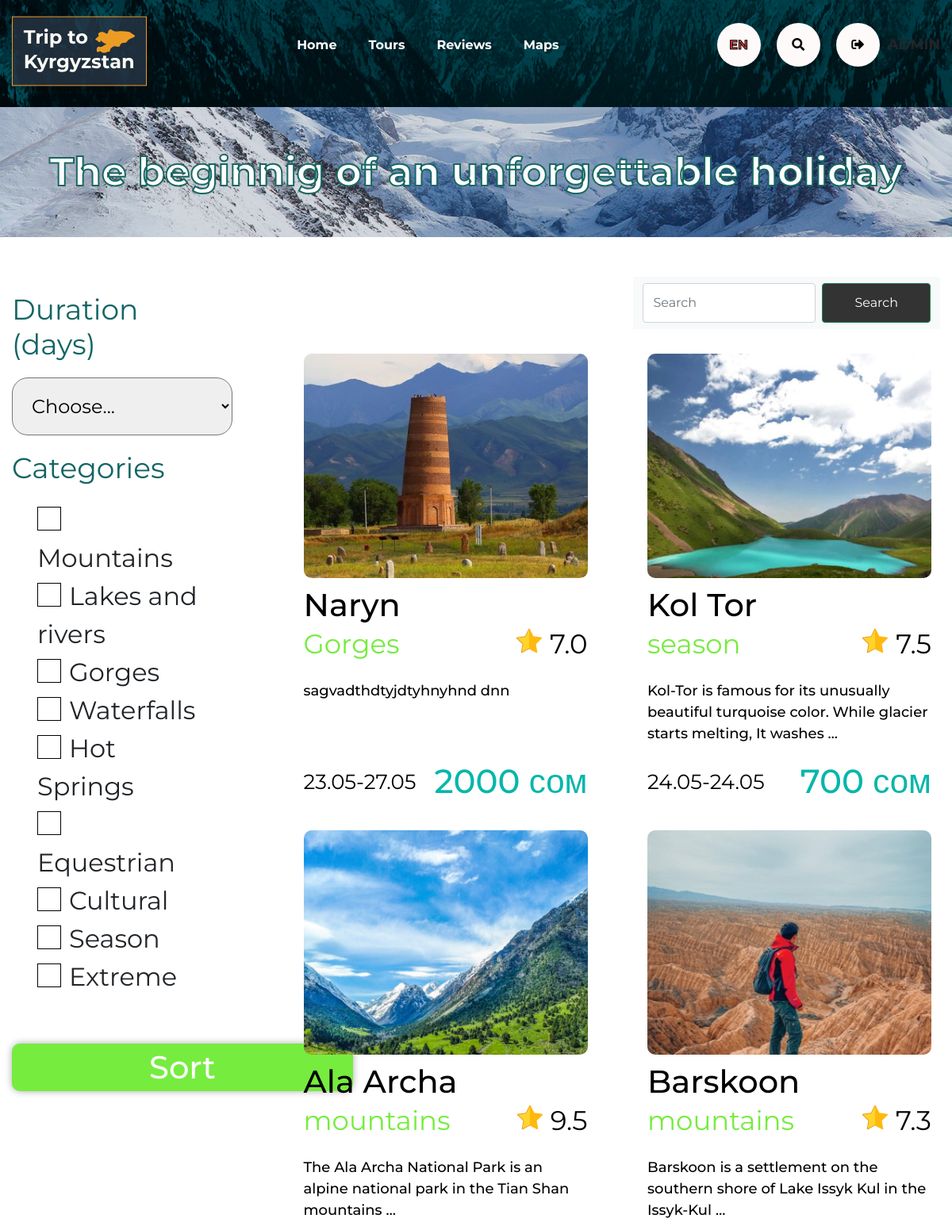
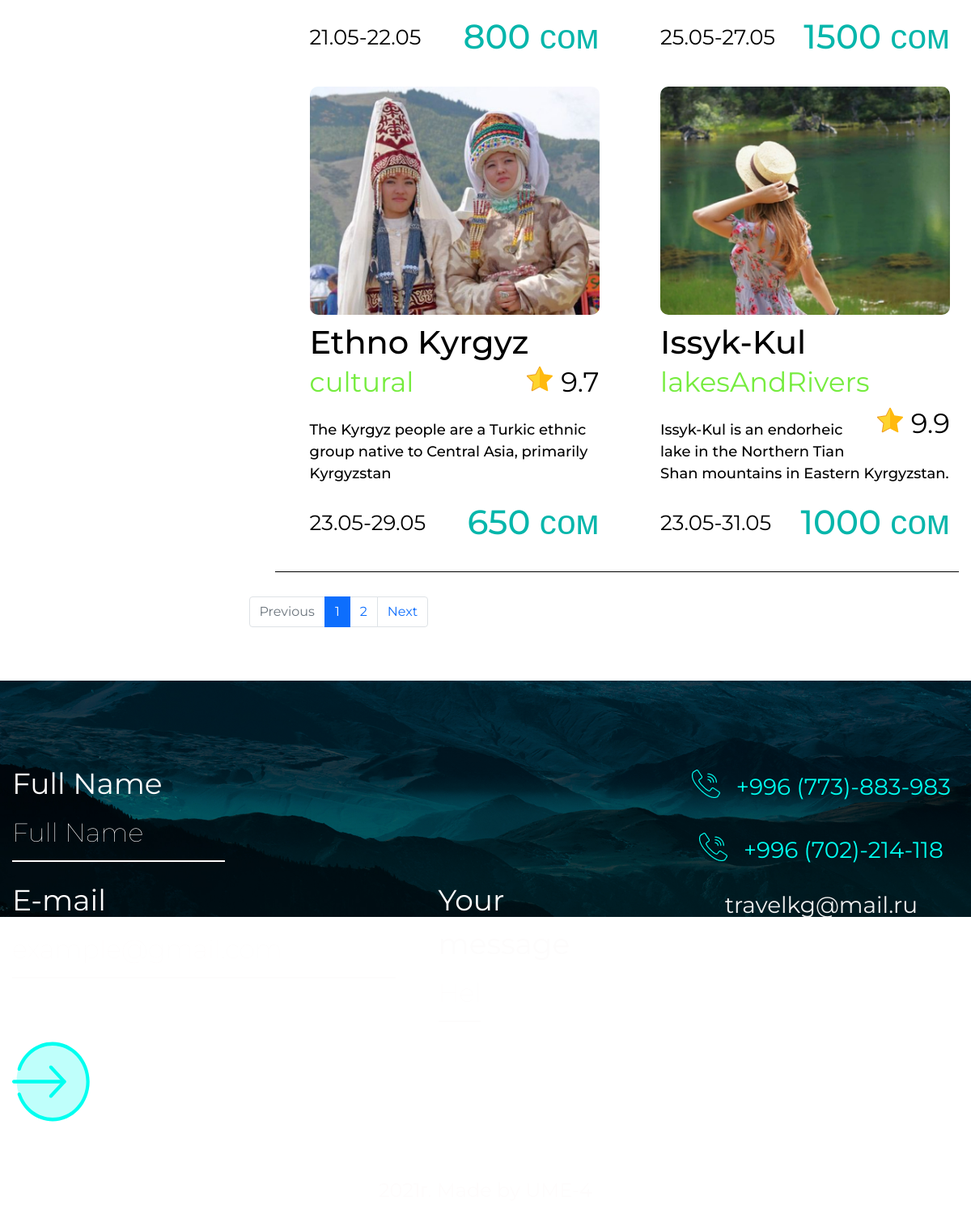
/tours/ (signed in), run on the app's committed database (2 pictures, top to bottom).
### blog/models.py (models this page shows, shortened)
class Tours(models.Model):
    title = models.CharField(max_length=40)
    body = models.TextField()
    price = models.PositiveSmallIntegerField()
    date1 = models.DateField(verbose_name='Start day', null=True, blank=True)
    date2 = models.DateField(verbose_name='End day', null=True, blank=True)
    category = models.CharField(max_length=16, choices=CATEGORY_CHOICE)
    point = models.FloatField(validators=[MinValueValidator(point_min), MaxValueValidator(point_max)])
    img = models.ImageField(upload_to='uploads/', verbose_name='image')
    date_pub = models.DateTimeField(auto_now_add=True, null=True, blank=True)
    class Meta:
        verbose_name = 'Tour'
        verbose_name_plural = 'Tours'
        ordering = ['-date_pub']

### blog/views.py (the view)
# urls.py: path('tours/', views.tours_list, name='tours_list'),
def tours_list(request):
    search_query = request.GET.get('search', '')
    if search_query:
        tours = Tours.objects.filter(Q(title__icontains=search_query) | Q(body__icontains=search_query))
    else:
        tours = Tours.objects.all()
    s_chbx = Tours.objects.all()
    paginator = Paginator(tours, 6)
    page_number = request.GET.get('page', 1)
    page = paginator.get_page(page_number)
    is_paginated = page.has_other_pages()
    if page.has_previous():
        prev_url = '?page={}'.format(page.previous_page_number())
    else:
        prev_url = ''
    if page.has_next():
        next_url = '?page={}'.format(page.next_page_number())
    else:
        next_url = ''
    context = {
        'page_object': page,
        'is_paginated': is_paginated,
        'prev_url': prev_url,
        'next_url': next_url,
        's_chbx': s_chbx,
    }
    return render(request, 'blog/tours.html', context=context)

### blog/templates/blog/tours.html (shortened to what this page needs)
{% load static %}
<!DOCTYPE html>
<html lang="ru">
<head>
    {% include 'blog/includes/links.html' %}
</head>
<body>
{% include 'blog/includes/header.html' %}
<img class="header-img" src="{% static 'blog/img/header/1.jpg' %}" alt="1"/>
<div class="tours">
    <div class="inner"><img src="{% static 'blog/img/main/tours/1.jpg' %}" alt="1"/>
        <h1 class="title">The beginnig of an unforgettable holiday</h1>
    </div>
    <div class="container">
        <div class="search-tours">
            <form class="side-bar" action="#">
                <div class="side-bar__item">
                    <h3 class="title">Duration (days)</h3>
                    <select class="tour-select-sort" id="tour-duration" name="tour-duration" placeholder="value">
                        <option value="" disabled="disabled" selected="selected">Choose...</option>
                    </select>
                </div>
                <div class="side-bar__item">
                    <h3 class="title">Categories</h3>
                    <ul class="sort-check" id="tal">
                        <li>
                            <label for="mountains">Mountains</label>
                        </li>
                        <li>
                            <label for="lakesAndRivers">Lakes and rivers</label>
                        </li>
                        <li>
                            <label for="Gorges">Gorges</label>
                        </li>
                        <li>
                            <label for="waterfalls">Waterfalls</label>
                        </li>
                        <li>
                            <label for="hotSpings">Hot Springs</label>
                        </li>
                        <li>
                            <label for="equestrian">Equestrian</label>
                        </li>
                        <li>
                            <label for="cultural">Cultural</label>
                        </li>
                        <li>
                            <label for="season">Season</label>
                        </li>
                        <li>
                            <label for="extreme">Extreme</label>
                        </li>
                    </ul>
                </div><br>
            <button class="btn show-more">Sort</button>
            </form>
            <div class="tour-data">
                <div class="sorting">
                    <nav class="navbar navbar-expand-lg navbar-light bg-light">
                        <div class="container-fluid">
                            <form class="d-flex" action="{% url 'tours_list' %}">
                                <input class="form-control me-2" type="search" placeholder="Search" aria-label="Search"
                                       name="search">
                                <button class="btn btn-outline-success" type="submit">Search</button>
                            </form>
                        </div>
                    </nav>
                </div>
                <ol class="list-tour">
                    <li>
                        <ul class="tours-content">
                            {% for el in page_object.object_list %}
                            <li><a href=""> <img class="tours-content__img"
                                                  src="{{ el.img.url }}" alt=""/>
                                <h3 class="title">{{el.title}}</h3>
                                <p class="tours-content__lvl"><span
                                        class="lvl-name cat-color">{{el.category}}</span><span
                                        class="stars"> <span class="stars__icon"></span><span
                                        class="stars__point">{{el.point}}</span></span></p>
                                <p class="subtitle">{{el.body|truncatewords:15}}</p>
                                <p><span
                                        class="tour-date">{{el.date1 | date:"d.m" }}-{{el.date2 | date:"d.m"}}</span><span
                                        class="tour-price">{{el.price}} сом</span></p></a>
                            </li>
                            {% endfor %}
                        </ul>
                    </li>
                </ol>
                {% if is_paginated %}
                <nav aria-label="...">
                    <ul class="pagination">
                        <li class="page-item {% if not prev_url %} disabled {% endif %}">
                            <a class="page-link" href="{{ prev_url }}" tabindex="-1" aria-disabled="true">Previous</a>
                        </li>
                        {% for n in page_object.paginator.page_range %}
                        {% if page_object.number == n %}
                        <li class="page-item active" aria-current="page">
                            <a class="page-link" href="?page={{n}}">{{n}}</a>
                        </li>
                        {% elif n > page_object.number|add:-3 and n < page_object.number|add:3 %}
                        <li class="page-item">
                            <a class="page-link" href="?page={{n}}">{{n}}</a></li>
                        {% endif %}
                        {% endfor %}
                        <li class="page-item {% if not next_url %} disabled {% endif %}">
                            <a class="page-link" href="{{ next_url }}" tabindex="-1" aria-disabled="true">Next</a>
                        </li>
                    </ul>
                </nav>
                {% endif %}
            </div>
        </div>
    </div>
</div>
{% include 'blog/includes/footer.html' %}
</body>
</html>

### blog/templates/blog/includes/header.html
<header>
    <div class="header">
        <div class="container">
            <nav class="header__nav">
                <div class="header__logo"><a href="/"> <img src="../static/blog/img/header/logo.svg" alt="logo"/></a>
                </div>
                <ul class="header__menu">
                    <li><a href="{% url 'home_page' %}">home</a></li>
                    <li><a href="{% url 'tours_list' %}">tours</a></li>
                    <li><a href="{% url 'reviews_list' %}">reviews</a></li>
                    <li><a href="#">maps</a></li>
                </ul>
                <ul class="header__use-link">
                    <li><a href="">EN</a></li>
                    <li><a href="{% url 'tours_list' %}" id="search"> <i class="fas fa-search"></i></a></li>
                    {% if request.user.is_authenticated %}
                    <li><a href="{% url 'logout_page' %}" id="auth"><i class="fas fa-sign-out-alt"></i></a></li>
                    <spam class="auth-user">{{request.user}}</spam>
                    {% else %}
                    <li><a href="{% url 'login_page' %}" id="auth"><i class="fas fa-user-alt"></i></a></li>
                    {% endif %}
                </ul>
            </nav>
        </div>
    </div>
</header>

### blog/static/blog/css/style.css (style rules this page uses)
* { padding:0;margin:0;box-sizing:border-box }
body { font-family:"Montserrat",sans-serif;font-weight:normal }
.container { max-width:1680px;width:100%;padding:0 15px;margin:0 auto }
a { text-decoration:none;color:#000 }
img { width:100%;max-width:100%;display:block }
.header-img { height:135px }
.btn { display:inline-flex;height:50px;padding:0 40px;align-items:center;justify-content:center;cursor:pointer;outline:none!important;transition:0.3s;background-color:#333;color:#fff }
header { position:relative }
header .header { position:absolute;top:0;width:100%;font-size:16px;font-weight:bold;z-index:10;padding:20px 0 }
header .header__nav,header .header ul { display:flex;align-items:center }
header .header ul { list-style:none }
header .header ul li { margin:0 10px }
header .header__nav { justify-content:space-between }
header .header__menu { text-transform:capitalize }
header .header__menu a { position:relative;padding:10px;color:#fff }
header .header__menu a:before { content:"";position:absolute;top:100%;left:0;width:0;height:3px;background-color:#dff019;transition:0.3s }
header .header__use-link a { display:block;width:55px;height:55px;line-height:55px;padding:0;border-radius:50%;text-align:center;background-color:#fffafa }
header .header__use-link li:first-child a { color:#e74343;-webkit-text-stroke:1px #000 }
.tours { padding-bottom:50px }
.tours .inner { position:relative }
.tours .inner h1.title { display:inline;width:100%;margin:0;position:absolute;top:50%;transform:translate(0%,-50%);color:#fff;-webkit-text-stroke:#186762 2px;font-size:50px;font-weight:bold;text-align:center }
.tours .search-tours { display:flex;justify-content:space-between;padding-top:50px }
.tours .search-tours .tour-select-sort { font-family:inherit;padding:20px;font-size:24px;border-radius:20px;outline:0 }
.tours .search-tours .side-bar { max-width:20%;width:100% }
.tours .search-tours .side-bar__item h3.title { font-size:36px;color:#136565;font-weight:normal;margin:20px 0 }
.tours .search-tours .side-bar .sort-check { list-style:none }
.tours .search-tours .side-bar .sort-check label { font-size:32px;-webkit-user-select:none;user-select:none;cursor:pointer;vertical-align:middle }
.tours .search-tours .side-bar .sort-check label:before { content:"";display:inline-block;width:30px;height:30px;border:1px solid #000;vertical-align:middle;margin-right:10px;margin-bottom:10px }
.tours .tour-data { max-width:75%;width:100% }
.tours .tour-data ol { list-style:none }
.tours .tour-data .sorting { display:block;float:right;margin-bottom:20px;cursor:pointer }
.tours .tours-content { display:flex;justify-content:space-between;flex-wrap:wrap;width:100%;list-style:none;border-bottom:1px #000 solid;margin-bottom:30px;padding-bottom:10px }
.tours .tours-content li { max-width:380px;width:100% }
.tours .tours-content li a { display:block;padding:10px 10px 0 10px;border:1px solid transparent;border-radius:50%;transition:0.5s }
.tours .tours-content__img { width:100%;border-radius:10px }
.tours .tours-content .title { font-size:40px;font-weight:500;margin:10px 0 0 }
.tours .tours-content__lvl { font-size:34px;margin-bottom:20px }
.tours .tours-content .lvl-name.cat-color { color:#76ec3f }
.tours .tours-content .stars { float:right }
.tours .tours-content .stars__icon { display:inline-block;margin:0 10px;width:32px;height:32px;background-image:url("../img/main/tours/icons/star.png") }
.tours .tours-content .subtitle { font-size:18px;font-weight:500;height:80px }
.tours .tours-content .tour-date { font-size:26px;color:#000;line-height:2.5 }
.tours .tours-content .tour-price { font-size:42px;color:#06b6ab;float:right;font-weight:500 }
.tours .show-more { display:block;color:#fff;background:#76ec3f;font-size:40px;font-weight:500;margin:20px auto;border:0;width:430px;height:60px;border-radius:10px;box-shadow:0 0 10px #0005 }
.auth-user { font-size: 18px; text-transform: uppercase; }

### data on the page
Tours: img (picture), title "Naryn", category "Gorges", point "7.0", body "sagvadthdtyjdtyhnyhnd dnn", date1 "23.05", date2 "27.05", price "2000"
Tours: img (picture), title "Kol Tor", category "season", point "7.5", body "Kol-Tor is famous for its unusually beautiful turquoise color. While glacier starts melting, It washes …", date1 "24.05", date2 "24.05", price "700"
Tours: img (picture), title "Ala Archa", category "mountains", point "9.5", body "The Ala Archa National Park is an alpine national park in the Tian Shan mountains …", date1 "21.05", date2 "22.05", price "800"
Tours: img (picture), title "Barskoon", category "mountains", point "7.3", body "Barskoon is a settlement on the southern shore of Lake Issyk Kul in the Issyk-Kul …", date1 "25.05", date2 "27.05", price "1500"
Tours: img (picture), title "Ethno Kyrgyz", category "cultural", point "9.7", body "The Kyrgyz people are a Turkic ethnic group native to Central Asia, primarily Kyrgyzstan", date1 "23.05", date2 "29.05", price "650"
Tours: img (picture), title "Issyk-Kul", category "lakesAndRivers", point "9.9", body "Issyk-Kul is an endorheic lake in the Northern Tian Shan mountains in Eastern Kyrgyzstan.", date1 "23.05", date2 "31.05", price "1000"

### other printed values
{{ request.user }} "ADMIN"
{{ n }} "1"
{{ n }} "2"
